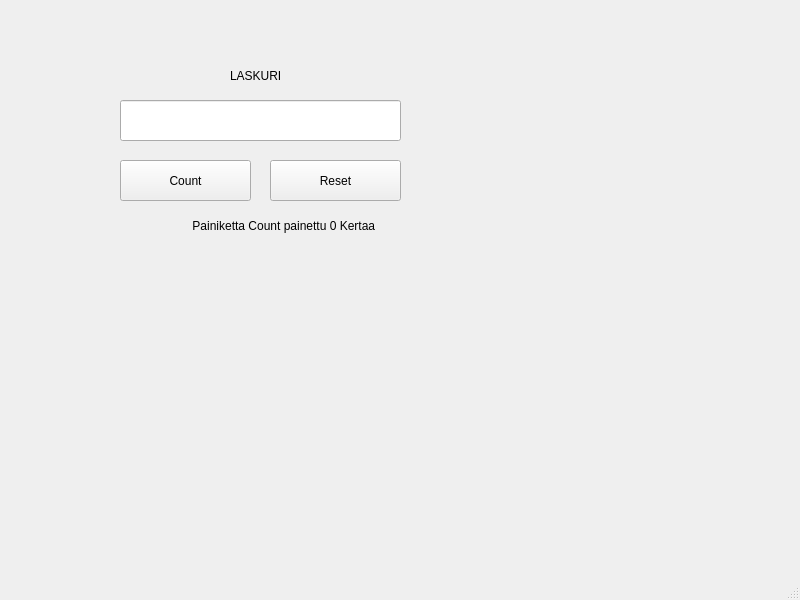
<?xml version="1.0" encoding="UTF-8"?>
<ui version="4.0">
 <class>MainWindow</class>
 <widget class="QMainWindow" name="MainWindow">
  <property name="geometry">
   <rect>
    <x>0</x>
    <y>0</y>
    <width>800</width>
    <height>600</height>
   </rect>
  </property>
  <property name="windowTitle">
   <string>MainWindow</string>
  </property>
  <widget class="QWidget" name="centralwidget">
   <widget class="QPushButton" name="btnCount">
    <property name="geometry">
     <rect>
      <x>120</x>
      <y>160</y>
      <width>131</width>
      <height>41</height>
     </rect>
    </property>
    <property name="text">
     <string>Count</string>
    </property>
   </widget>
   <widget class="QPushButton" name="btnReset">
    <property name="geometry">
     <rect>
      <x>270</x>
      <y>160</y>
      <width>131</width>
      <height>41</height>
     </rect>
    </property>
    <property name="text">
     <string>Reset</string>
    </property>
   </widget>
   <widget class="QLineEdit" name="txtResult">
    <property name="geometry">
     <rect>
      <x>120</x>
      <y>100</y>
      <width>281</width>
      <height>41</height>
     </rect>
    </property>
    <property name="alignment">
     <set>Qt::AlignmentFlag::AlignCenter</set>
    </property>
   </widget>
   <widget class="QLabel" name="labelInfo">
    <property name="geometry">
     <rect>
      <x>140</x>
      <y>210</y>
      <width>241</width>
      <height>31</height>
     </rect>
    </property>
    <property name="text">
     <string>              Painiketta Count painettu 0 Kertaa</string>
    </property>
    <property name="alignment">
     <set>Qt::AlignmentFlag::AlignCenter</set>
    </property>
   </widget>
   <widget class="QLabel" name="labelTitle">
    <property name="geometry">
     <rect>
      <x>230</x>
      <y>50</y>
      <width>121</width>
      <height>51</height>
     </rect>
    </property>
    <property name="text">
     <string>LASKURI</string>
    </property>
   </widget>
  </widget>
  <widget class="QMenuBar" name="menubar">
   <property name="geometry">
    <rect>
     <x>0</x>
     <y>0</y>
     <width>800</width>
     <height>21</height>
    </rect>
   </property>
  </widget>
  <widget class="QStatusBar" name="statusbar"/>
 </widget>
 <resources/>
 <connections/>
</ui>
